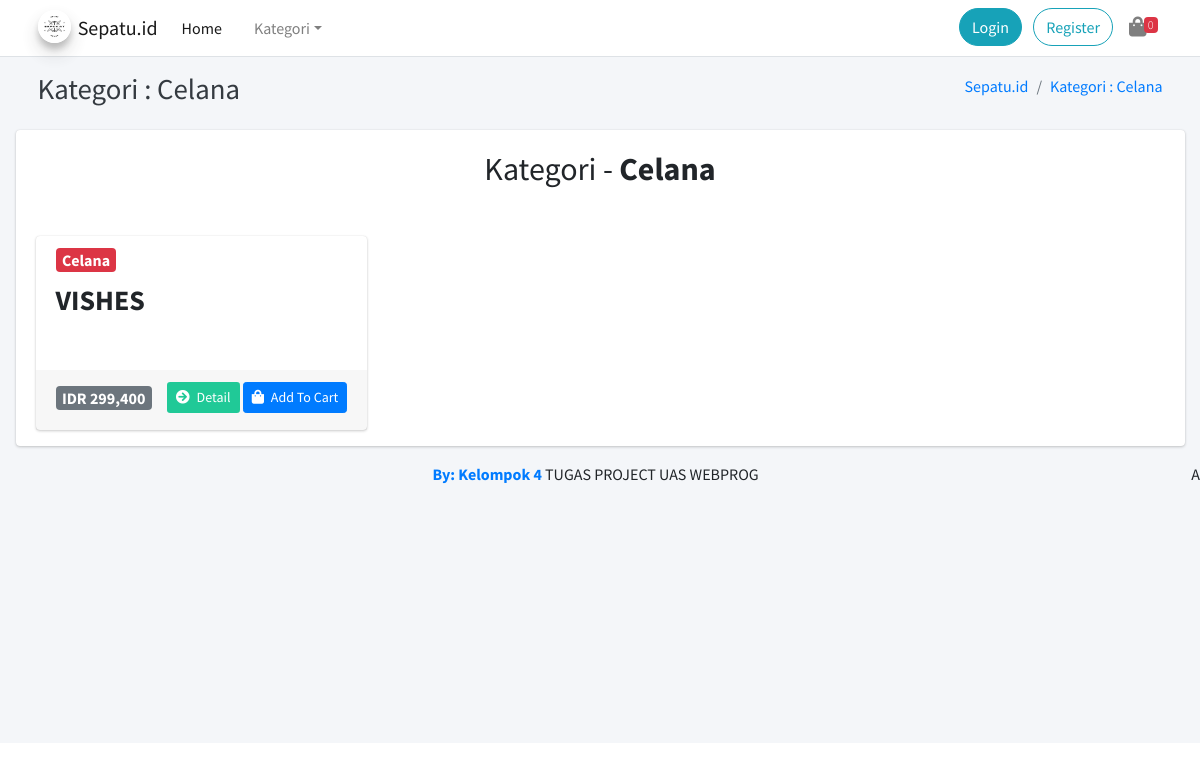
Page /home/kategori/4 on the committed database.
### tables this page shows
CREATE TABLE `katalog` (
  `id_katalog` int(11) NOT NULL,
  `nama_katalog` varchar(255) DEFAULT NULL,
  `id_kategori` int(11) DEFAULT NULL,
  `harga` int(11) DEFAULT NULL,
  `deskripsi` mediumtext DEFAULT NULL,
  `gambar` text DEFAULT NULL
);

CREATE TABLE `kategori` (
  `id_kategori` int(11) NOT NULL,
  `nama_kategori` varchar(225) DEFAULT NULL
);

### application/views/layout/v_wrapper_user.php (called while the page is built)
<?php
require_once('v_head.php');
require_once('v_header_user.php');
require_once('v_nav_user.php');
require_once('v_content.php');
require_once('v_footer_user.php');

### application/controllers/Home.php (called while the page is built, shortened)
<?php
class Home extends CI_Controller
{
    public function __construct()
    {
        $this->load->model('m_home');
    }
    public function kategori($id_kategori)
    {
        $kategori = $this->m_home->kategori($id_kategori);
        $data = array(
            'title' => 'Kategori  :  ' . $kategori->nama_kategori,
            'brand' => 'Sepatu.id',
            'heading' => $kategori->nama_kategori,
            'katalog' => $this->m_home->get_all_data_byKategori($id_kategori),
            'isi' => 'v_home_kategori',
        );
        $data['user'] = $this->ModelUser->cekData(['email' => $this->session->userdata('email')])->row_array();
        $this->load->view('layout/v_wrapper_user', $data, FALSE);
    }
}

### index.php (called while the page is built, shortened)
<?php
require_once BASEPATH.'core/CodeIgniter.php';

### application/views/layout/v_content.php (called while the page is built)
<?php
if ($isi) {
    $this->load->view($isi);
}

### application/models/M_home.php (called while the page is built, shortened)
<?php
class M_home extends CI_Model
{
    public function get_all_data_kategori()
    {
        $this->db->select('*');
        $this->db->from('kategori');
        $this->db->order_by('id_kategori', 'desc');
        return $this->db->get()->result();
    }
    public function kategori($id_kategori)
    {
        $this->db->select('*');
        $this->db->from('kategori');
        $this->db->where('id_kategori', $id_kategori);
        return $this->db->get()->row();
    }
    public function get_all_data_byKategori($id_kategori)
    {
        $this->db->select('*');
        $this->db->from('katalog');
        $this->db->join('kategori', 'kategori.id_kategori = katalog.id_kategori', 'left');
        $this->db->where('katalog.id_kategori', $id_kategori);
        $this->db->order_by('id_katalog', 'desc');
        return $this->db->get()->result();
    }
}

### application/views/layout/v_nav_user.php (the view, shortened to what this page needs)
<nav class="main-header navbar navbar-expand-md navbar-light navbar-white">
	<div class="container">
		<a href="#" class="navbar-brand">
			<img src="<?= base_url(); ?>assets/logo.png" alt="AdminLTE Logo" class="brand-image img-circle elevation-3" style="opacity: .8">
			<span class="brand-text font-weight-light"><b><?= $brand; ?></b></span>
		</a>
		<div class="collapse navbar-collapse order-3" id="navbarCollapse">
			<ul class="navbar-nav">
				<li class="nav-item">
					<a href="<?= base_url('home'); ?>" class="nav-link active">Home</a>
				</li>
				<li class="nav-item dropdown">
					<a href="#" id="dropdownSubMenu1" data-toggle="dropdown" aria-haspopup="true" aria-expanded="false" class="nav-link dropdown-toggle">Kategori</a>
				</li>
			</ul>
		</div>
		<ul class="order-1 order-md-3 navbar-nav navbar-no-expand ml-auto">
			<?php if ($this->session->userdata('email') == '') { ?>
				<div class="wrapper">
					<a type="button" href="<?= base_url('autentifikasi'); ?>" class="btn btn-info rounded-pill  mr-2">Login</a>
					<a type="button" href="<?= base_url('autentifikasi/register'); ?>" class="btn btn-outline-info rounded-pill">Register</a>
				</div>
			<?php } ?>
			<?php
			$jml_item = 0;
			?>
			<li class="nav-item dropdown">
				<a class="nav-link" data-toggle="dropdown" href="#">
					<i class="fas fa-shopping-bag text-lg"></i>
					<span class="badge badge-danger navbar-badge text-xs"><?= $jml_item; ?></span>
				</a>
			</li>
		</ul>
	</div>
</nav>
<div class="content-wrapper">
	<div class="content-header">
		<div class="container">
			<div class="row mb-2">
				<div class="col-sm-6">
					<h1 class="m-0 text-dark"><?= $title; ?></h1>
				</div>
				<div class="col-sm-6">
					<ol class="breadcrumb float-sm-right">
						<li class="breadcrumb-item"><a href="#"><?= $brand; ?></a></li>
						<li class="breadcrumb-item"><a href="#"><?= $title; ?></a></li>
					</ol>
				</div>
			</div>
		</div>
	</div>
	<div class="content">
		<div class="container-fluid">

### application/views/v_home_kategori.php (shortened to what this page needs)
<div class="card card-solid">
    <div class="card-body pb-0">
        <div class="justify-content-center mb-5">
            <h2 class="text-center">Kategori - <b><?= $heading; ?></b></h2>
        </div>
        <div class="row d-flex align-items-stretch">
            <?php
            foreach ($katalog as $key => $value) { ?>
                <div class="col-12 col-sm-6 col-md-4 d-flex align-items-stretch">
                    <?php
                    echo form_open('belanja/add');
                    ?>
                    <div class="card">
                        <div class="card-header text-muted border-bottom-0"><span class="badge badge-danger text-md">
                                <?= $value->nama_kategori; ?></span>
                        </div>
                        <div class="card-body pt-0">
                            <div class="row">
                                <div class="col-12">
                                    <h3 class=""><b><?= $value->nama_katalog; ?></b></h3>
                                </div>
                                <div class="col-12 text-center">
                                </div>
                            </div>
                        </div>
                        <div class="card-footer">
                            <div class="row">
                                <div class="col-sm-4">
                                    <div class="text-left">
                                        <h5 class="text-sm mt-1"><span class="badge badge-secondary text-md">IDR <?= number_format($value->harga, 0); ?></span></h5>
                                    </div>
                                </div>
                                <div class="col-sm-8">
                                    <div class="text-right">
                                        <a href="<?= base_url('home/detail/' . $value->id_katalog); ?>" class="btn btn-sm bg-teal">
                                            <i class="fas fa-arrow-circle-right mr-1"></i> Detail
                                        </a>
                                        <button class="btn btn-sm btn-primary mx-auto swalDefaultSuccess">
                                            <i class="fas fa-shopping-bag mr-1"> </i> Add To Cart
                                        </button>
                                    </div>
                                </div>
                            </div>
                        </div>
                    </div>
                    <?php
                    echo form_close();
                    ?>
                </div>
            <?php }
            ?>
        </div>
    </div>
</div>

### rows in the picture
katalog: id_kategori.nama_kategori "Celana", nama_katalog "VISHES", harga "299,400"

### other values in the picture
$brand "Sepatu.id"
$jml_item "0"
$title "Kategori : Celana"
$heading "Celana"
